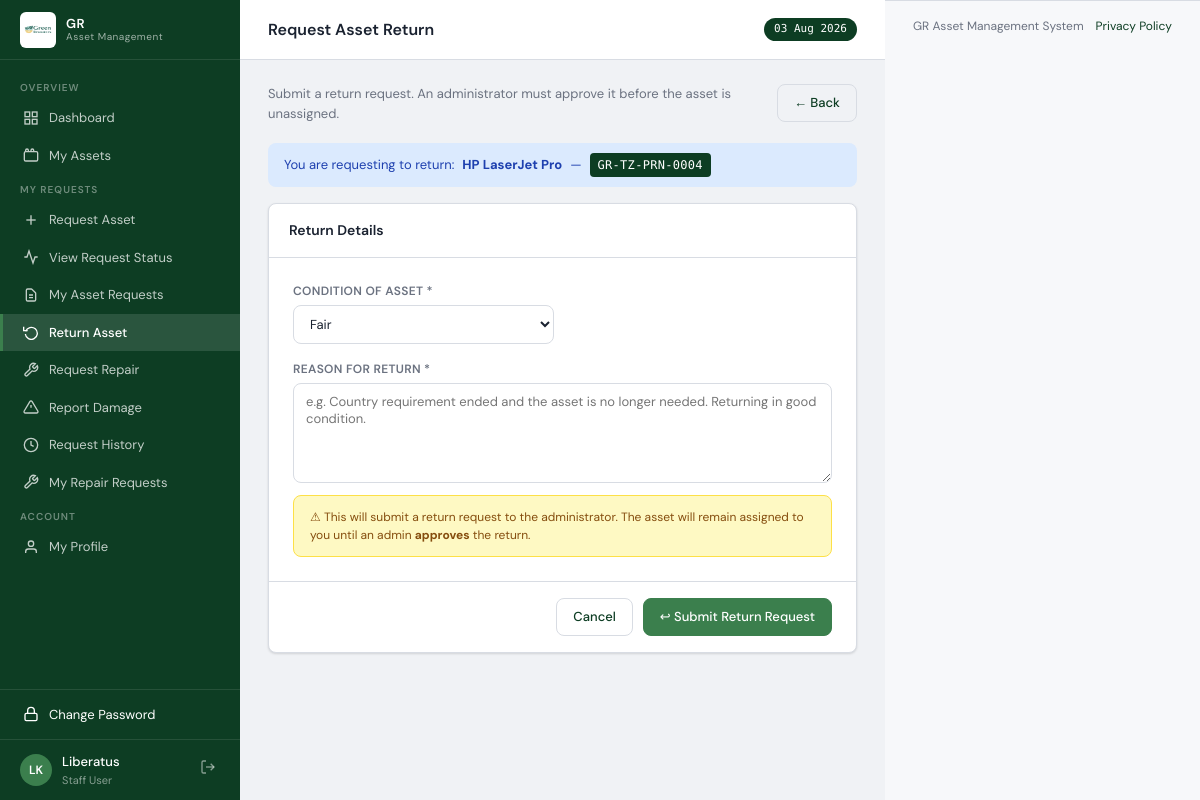
The page /requests/return-requests/new/4 (signed in) on the database its author committed.
### models.py (models this page shows, shortened)
class User(UserMixin, db.Model):
    __tablename__ = 'users'
    id            = db.Column(db.Integer, primary_key=True)
    username      = db.Column(db.String(80),  unique=True, nullable=False)
    password_hash = db.Column(db.String(256), nullable=False)
    name          = db.Column(db.String(150), nullable=False)
    email         = db.Column(db.String(150))
    department    = db.Column(db.String(100))
    project_id    = db.Column(db.Integer, db.ForeignKey('projects.id'))
    role          = db.Column(db.String(20),  nullable=False, default='user')
    status        = db.Column(db.String(20),  nullable=False, default='active')
    force_password_change = db.Column(db.Boolean, nullable=False, default=False)
    created_at    = db.Column(db.DateTime,    default=datetime.utcnow)
    assigned_assets = db.relationship('Asset', foreign_keys='Asset.assigned_to_id',
                                      backref='assigned_user', lazy='dynamic')
    project         = db.relationship('Project', backref='users')
    return_records  = db.relationship('ReturnRecord', backref='user',
                                      foreign_keys='ReturnRecord.user_id', lazy='dynamic')
    @property
    def initials(self):
        p = self.name.split()
        return ''.join(x[0] for x in p[:2]).upper()
    session_token = db.Column(db.String(128), nullable=True)
    last_login_at = db.Column(db.DateTime)
    last_login_ip = db.Column(db.String(100))
    @property
    def role_label(self):
        from models import Role
        role = Role.query.filter_by(name=self.role).first()
        if role:
            return role.label
        return {'admin':'Administrator','finance':'Finance Officer','user':'Staff User'}.get(self.role, self.role)

class Role(db.Model):
    __tablename__ = 'roles'
    id          = db.Column(db.Integer, primary_key=True)
    name        = db.Column(db.String(50), unique=True, nullable=False)
    label       = db.Column(db.String(100), nullable=False)
    description = db.Column(db.Text)
    created_at  = db.Column(db.DateTime, default=datetime.utcnow)

class Asset(db.Model):
    __tablename__ = 'assets'
    id             = db.Column(db.Integer, primary_key=True)
    asset_number   = db.Column(db.Integer, unique=True, nullable=False)
    tag            = db.Column(db.String(60), unique=True, nullable=False)
    name           = db.Column(db.String(200), nullable=False)
    serial_number  = db.Column(db.String(100))
    description    = db.Column(db.Text)
    price          = db.Column(db.Numeric(15,2), default=0)
    date_purchased = db.Column(db.Date)
    condition      = db.Column(db.String(20), default='good')
    status         = db.Column(db.String(20), default='active')
    location       = db.Column(db.String(150))
    assigned_on    = db.Column(db.Date)
    created_at     = db.Column(db.DateTime, default=datetime.utcnow)
    updated_at     = db.Column(db.DateTime, default=datetime.utcnow, onupdate=datetime.utcnow)
    category_id    = db.Column(db.Integer, db.ForeignKey('asset_categories.id'), nullable=False)
    project_id     = db.Column(db.Integer, db.ForeignKey('projects.id'), nullable=True)
    vendor_id      = db.Column(db.Integer, db.ForeignKey('vendors.id'))
    processor      = db.Column(db.String(200))
    age_years      = db.Column(db.Integer)
    age_months     = db.Column(db.Integer)
    assigned_to_id = db.Column(db.Integer, db.ForeignKey('users.id'))
    return_records = db.relationship('ReturnRecord', backref='asset', lazy='dynamic')

### routes/requests.py (the view, shortened to what this page needs)
@requests_bp.route('/return-requests/new/<int:asset_id>', methods=['GET', 'POST'])
@login_required
def new_return_request(asset_id):
    asset = Asset.query.get_or_404(asset_id)
    if asset.assigned_to_id != current_user.id:
        abort(403)
    existing = ReturnRequest.query.filter_by(
        asset_id=asset_id, requested_by_id=current_user.id, status='pending'
    ).first()
    if existing:
        flash('You already have a pending return request for this asset.', 'warning')
        return redirect(url_for('requests.return_asset_picker'))
    return render_template('requests/new_return_request.html', asset=asset)

### models.py (called while the page is built)
@login_manager.user_loader
def load_user(uid):
    return User.query.get(int(uid))

### routes/auth.py (called while the page is built, shortened)
@auth_bp.before_app_request
def _protect_session_token():
    if current_user.is_authenticated:
        token = session.get('session_token')
        if token:
            if current_user.session_token and token != current_user.session_token:
                logout_user()
                session.pop('session_token', None)

### templates/requests/new_return_request.html (shortened to what this page needs)
{% extends 'base.html' %}
{% block page_title %}Request Asset Return{% endblock %}
{% block content %}
<div class="page-title">
  <div class="page-title-text"><p>Submit a return request. An administrator must approve it before the asset is unassigned.</p></div>
  <a href="{{ url_for('main.dashboard') }}" class="btn btn-outline">← Back</a>
</div>
<div class="alert alert-info">
  You are requesting to return: <strong>{{ asset.name }}</strong> —
  <span class="asset-tag" style="font-size:12px">{{ asset.tag }}</span>
</div>
<form method="POST" style="max-width:600px">
  <div class="card">
    <div class="card-header"><h2>Return Details</h2></div>
    <div style="padding:24px">
      <div class="form-grid form-grid-2">
        <div class="form-group">
          <label>Condition of Asset *</label>
          <select name="condition_at_return" required>
            {% for c in ['new','good','fair','poor'] %}
            <option value="{{ c }}" {{ 'selected' if asset.condition == c }}>{{ c|title }}</option>
            {% endfor %}
          </select>
        </div>
        <div class="form-group" style="grid-column:1/-1">
          <label>Reason for Return *</label>
          <textarea name="reason" placeholder="e.g. Country requirement ended and the asset is no longer needed. Returning in good condition." required style="min-height:100px"></textarea>
        </div>
      </div>
      <div style="margin-top:12px;padding:12px 16px;background:#fef9c3;border:1px solid #fde047;border-radius:var(--radius)">
        <p style="font-size:12px;color:#854d0e">
          ⚠ This will submit a return request to the administrator.
          The asset will remain assigned to you until an admin <strong>approves</strong> the return.
        </p>
      </div>
    </div>
    <div style="padding:16px 24px;border-top:1px solid var(--border);display:flex;justify-content:flex-end;gap:10px">
      <a href="{{ url_for('main.dashboard') }}" class="btn btn-outline">Cancel</a>
      <button type="submit" class="btn btn-accent">↩ Submit Return Request</button>
    </div>
  </div>
</form>
{% endblock %}

### templates/base.html (shortened to what this page needs)
<!DOCTYPE html>
<html lang="en" data-app-build="2026-07-08-staff-portal">
<head>
</head>
<body>
<div id="app">
  <div id="sidebar">
    <div class="sidebar-logo">
      <img src="{{ url_for('static', filename='img/GR.jpg') }}"
           alt="GR Logo"
           style="width:36px;height:36px;object-fit:contain;border-radius:6px;flex-shrink:0;background:#fff;padding:2px;">
      <div class="logo-text">GR<div class="logo-sub">Asset Management</div></div>
    </div>
    <nav class="sidebar-nav">
      <div class="nav-section">Overview</div>
      <a href="{{ url_for('main.dashboard') }}" class="nav-item {% if request.endpoint == 'main.dashboard' %}active{% endif %}">
        <svg viewBox="0 0 24 24" fill="none" stroke="currentColor" stroke-width="2"><rect x="3" y="3" width="7" height="7"/><rect x="14" y="3" width="7" height="7"/><rect x="14" y="14" width="7" height="7"/><rect x="3" y="14" width="7" height="7"/></svg>
        Dashboard
      </a>
      <a href="{{ url_for('assets.index') }}" class="nav-item {% if request.endpoint in ('assets.index', 'assets.detail') %}active{% endif %}">
        <svg viewBox="0 0 24 24" fill="none" stroke="currentColor" stroke-width="2"><rect x="2" y="7" width="20" height="14" rx="2"/><path d="M16 7V5a2 2 0 0 0-4 0v2"/><path d="M8 7V5a2 2 0 0 0-4 0v2"/></svg>
        {% if is_staff_portal %}My Assets{% else %}All Assets{% endif %}
      </a>
      {% if is_staff_portal %}
      <div class="nav-section">My Requests</div>
      <a href="{{ url_for('requests.new_asset_request') }}" class="nav-item {% if request.endpoint == 'requests.new_asset_request' %}active{% endif %}">
        <svg viewBox="0 0 24 24" fill="none" stroke="currentColor" stroke-width="2"><line x1="12" y1="5" x2="12" y2="19"/><line x1="5" y1="12" x2="19" y2="12"/></svg>
        Request Asset
      </a>
      <a href="{{ url_for('requests.request_status') }}" class="nav-item {% if request.endpoint == 'requests.request_status' %}active{% endif %}">
        <svg viewBox="0 0 24 24" fill="none" stroke="currentColor" stroke-width="2"><polyline points="22 12 18 12 15 21 9 3 6 12 2 12"/></svg>
        View Request Status
      </a>
      <a href="{{ url_for('requests.asset_requests') }}" class="nav-item {% if request.endpoint == 'requests.asset_requests' and not request.args.get('review') %}active{% endif %}">
        <svg viewBox="0 0 24 24" fill="none" stroke="currentColor" stroke-width="2"><path d="M9 12h6m-6 4h6m2 5H7a2 2 0 0 1-2-2V5a2 2 0 0 1 2-2h5.586a1 1 0 0 1 .707.293l5.414 5.414a1 1 0 0 1 .293.707V19a2 2 0 0 1-2 2z"/></svg>
        My Asset Requests
      </a>
      <a href="{{ url_for('requests.return_asset_picker') }}" class="nav-item {% if request.endpoint in ('requests.return_asset_picker', 'requests.new_return_request') %}active{% endif %}">
        <svg viewBox="0 0 24 24" fill="none" stroke="currentColor" stroke-width="2"><polyline points="1 4 1 10 7 10"/><path d="M3.51 15a9 9 0 1 0 .49-4"/></svg>
        Return Asset
      </a>
      <a href="{{ url_for('requests.new_repair_request') }}" class="nav-item {% if request.endpoint == 'requests.new_repair_request' %}active{% endif %}">
        <svg viewBox="0 0 24 24" fill="none" stroke="currentColor" stroke-width="2"><path d="M14.7 6.3a1 1 0 0 0 0 1.4l1.6 1.6a1 1 0 0 0 1.4 0l3.77-3.77a6 6 0 0 1-7.94 7.94l-6.91 6.91a2.12 2.12 0 0 1-3-3l6.91-6.91a6 6 0 0 1 7.94-7.94l-3.76 3.76z"/></svg>
        Request Repair
      </a>
      <a href="{{ url_for('requests.new_damage_report') }}" class="nav-item {% if request.endpoint == 'requests.new_damage_report' %}active{% endif %}">
        <svg viewBox="0 0 24 24" fill="none" stroke="currentColor" stroke-width="2"><path d="M10.29 3.86L1.82 18a2 2 0 0 0 1.71 3h16.94a2 2 0 0 0 1.71-3L13.71 3.86a2 2 0 0 0-3.42 0z"/><line x1="12" y1="9" x2="12" y2="13"/><line x1="12" y1="17" x2="12.01" y2="17"/></svg>
        Report Damage
      </a>
      <a href="{{ url_for('requests.request_history') }}" class="nav-item {% if request.endpoint == 'requests.request_history' %}active{% endif %}">
        <svg viewBox="0 0 24 24" fill="none" stroke="currentColor" stroke-width="2"><circle cx="12" cy="12" r="10"/><polyline points="12 6 12 12 16 14"/></svg>
        Request History
      </a>
      <a href="{{ url_for('requests.repair_requests') }}" class="nav-item {% if request.endpoint == 'requests.repair_requests' and not request.args.get('review') %}active{% endif %}">
        <svg viewBox="0 0 24 24" fill="none" stroke="currentColor" stroke-width="2"><path d="M14.7 6.3a1 1 0 0 0 0 1.4l1.6 1.6a1 1 0 0 0 1.4 0l3.77-3.77a6 6 0 0 1-7.94 7.94l-6.91 6.91a2.12 2.12 0 0 1-3-3l6.91-6.91a6 6 0 0 1 7.94-7.94l-3.76 3.76z"/></svg>
        My Repair Requests
      </a>
      {% endif %}
      {% if is_staff_portal %}
      <div class="nav-section">Account</div>
      <a href="{{ url_for('main.profile') }}" class="nav-item {% if request.endpoint == 'main.profile' %}active{% endif %}">
        <svg viewBox="0 0 24 24" fill="none" stroke="currentColor" stroke-width="2"><path d="M20 21v-2a4 4 0 0 0-4-4H8a4 4 0 0 0-4 4v2"/><circle cx="12" cy="7" r="4"/></svg>
        My Profile
      </a>
      {% endif %}
    </nav>
    <div style="border-top:1px solid rgba(255,255,255,.1);padding:6px 0">
      <a href="{{ url_for('main.change_password') }}"
         class="nav-item {% if request.endpoint == 'main.change_password' %}active{% endif %}" style="opacity:1">
        <svg viewBox="0 0 24 24" fill="none" stroke="currentColor" stroke-width="2"><rect x="3" y="11" width="18" height="11" rx="2"/><path d="M7 11V7a5 5 0 0 1 10 0v4"/></svg>
        Change Password
      </a>
    </div>
    <div class="sidebar-user">
      <div class="user-avatar">{{ current_user.initials }}</div>
      <div class="user-info">
        <div class="uname">{{ current_user.name.split()[0] }}</div>
        <div class="urole">{{ current_user.role_label }}</div>
      </div>
      <a href="{{ url_for('auth.logout') }}" class="btn-logout" title="Sign out">
        <svg viewBox="0 0 24 24" fill="none" stroke="currentColor" stroke-width="2" width="16" height="16"><path d="M9 21H5a2 2 0 0 1-2-2V5a2 2 0 0 1 2-2h4"/><polyline points="16 17 21 12 16 7"/><line x1="21" y1="12" x2="9" y2="12"/></svg>
      </a>
    </div>
  </div>
  <div id="main">
    <div id="topbar">
      <h1>{% block page_title %}Dashboard{% endblock %}</h1>
      <span class="topbar-badge">{{ now.strftime('%d %b %Y') }}</span>
    </div>
    <div id="content">
      {% block content %}{% endblock %}
    </div>
  </div>
  <footer style="padding:16px 28px; background:var(--surface2); border-top:1px solid var(--border); font-size:12px; color:var(--text-muted);">
    <div style="display:flex;flex-wrap:wrap;gap:12px;justify-content:space-between; align-items:center;">
      <span>GR Asset Management System</span>
      <a href="{{ privacy_policy_url }}" style="color:var(--primary);text-decoration:none;">Privacy Policy</a>
    </div>
  </footer>
</div>
</body>
</html>

### rows shown on the page
User: initials "LK", name "Liberatus", role_label "Staff User"
Asset: name "HP LaserJet Pro", tag "GR-TZ-PRN-0004"

### other values the page prints
{{ now.strftime('%d %b %Y') }} "03 Aug 2026"
form field condition_at_return "Fair"
